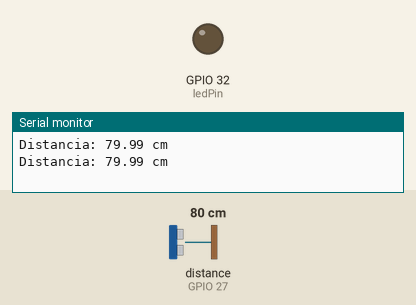
Recording of a sketch running on a simulated ESP32. Shown: output pins drawn as LEDs (lit = HIGH), the last lines printed to the serial monitor. Wiring (inferred from the names in the program): ultrasonic range finder: trigger GPIO 26; echo GPIO 27. Inputs (shaded band) come from the test bench; at power-on: distance to the obstacle (sensor on GPIO 27) 80 cm. The echo pulse lasts 58.3 µs per cm; pins used as bus, display or sensor lines are not drawn.

Above: at 1.8 s.
1.9 s: distance to the obstacle (sensor on GPIO 27) set to 33 cm
5.2 s: distance to the obstacle (sensor on GPIO 27) set to 28 cm
At 8.6 s:
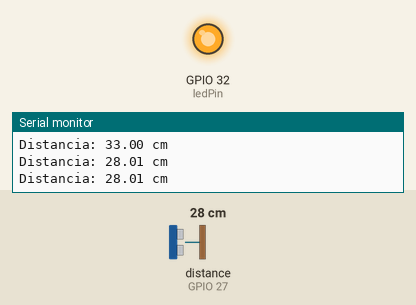
9.3 s: distance to the obstacle (sensor on GPIO 27) set to 35 cm
At 12.2 s:
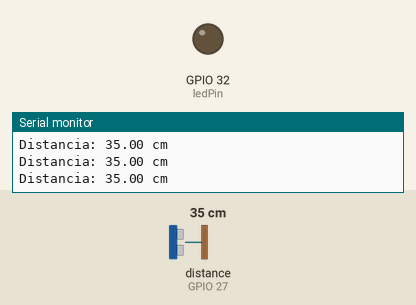
12.5 s: distance to the obstacle (sensor on GPIO 27) set to 2 cm
At 15.5 s:
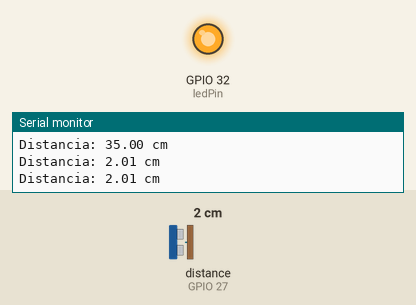
Timing chart, 0 to 17.0 s (numbered marks = the images above; inputs shaded):
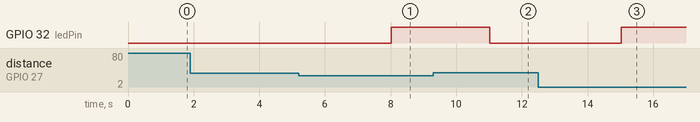

Measured:
- the behaviour switches between 31 and 30 cm on distance to the obstacle (sensor on GPIO 27) (found by bisection; images 0 and 1)
- after the input at 5.2 s, GPIO 32 (ledPin): LOW → HIGH after 2.8 s
- after the input at 9.3 s, GPIO 32 (ledPin): HIGH → LOW after 1.7 s
- after the input at 12.5 s, GPIO 32 (ledPin): LOW → HIGH after 2.5 s

The sketch:

_ultrasonico_.ino
```cpp
#include <Wire.h>
const int echoPin = 27;
const int trigPin = 26;
const int ledPin = 32;

void setup() {
  // put your setup code here, to run once:
  Serial.begin(115200);
  pinMode(echoPin, INPUT);
  pinMode(trigPin, OUTPUT);
  pinMode(ledPin, OUTPUT);
}

void loop() {
  // put your main code here, to run repeatedly:
  float distancia = leerdistancia();
  Serial.print("Distancia: ");
  Serial.print(distancia);
  Serial.println(" cm");

  delay(1000);

  if(distancia <= 30){
    delay(1000);
    digitalWrite(ledPin, HIGH);
  }else{
    digitalWrite(ledPin, LOW);
  }
}

float leerdistancia(){
  digitalWrite(trigPin, LOW);
  delayMicroseconds(2);
  digitalWrite(trigPin, HIGH);
  delayMicroseconds(10);
  digitalWrite(trigPin, LOW);

  long duracion = pulseIn(echoPin, HIGH, 30000);
  if (duracion == 0){
    return -1;
  }
  float distancia = (duracion * 0.0343) / 2;
  return distancia;
}
```
